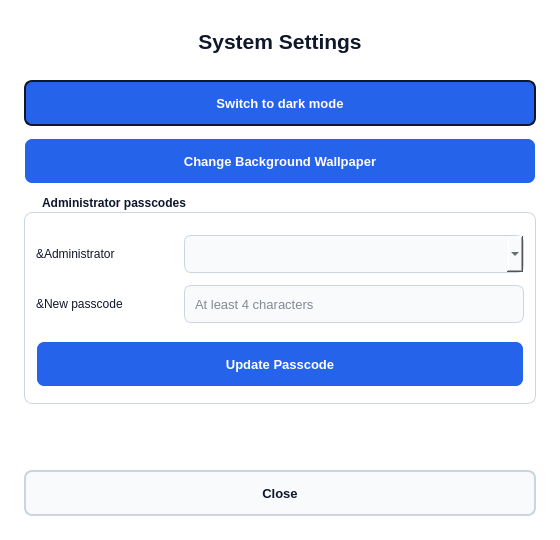
<?xml version='1.0' encoding='utf-8'?>
<ui version="4.0">
 <class>SystemSettingsDialog</class>
 <widget class="QDialog" name="SystemSettingsDialog">
  <property name="windowTitle">
   <string>System settings</string>
  </property>
  <property name="geometry">
   <rect>
    <x>0</x>
    <y>0</y>
    <width>560</width>
    <height>540</height>
   </rect>
  </property>
  <widget class="QLabel" name="titleLbl">
   <property name="geometry">
    <rect>
     <x>24</x>
     <y>24</y>
     <width>512</width>
     <height>34</height>
    </rect>
   </property>
   <property name="wordWrap">
    <bool>true</bool>
   </property>
   <property name="textFormat">
    <enum>Qt::PlainText</enum>
   </property>
   <property name="text">
    <string>System Settings</string>
   </property>
   <property name="font">
    <font>
     <pointsize>16</pointsize>
     <bold>true</bold>
    </font>
   </property>
   <property name="alignment">
    <set>Qt::AlignCenter</set>
   </property>
  </widget>
  <widget class="QPushButton" name="toggleThemeBtn">
   <property name="geometry">
    <rect>
     <x>24</x>
     <y>80</y>
     <width>512</width>
     <height>46</height>
    </rect>
   </property>
   <property name="minimumSize">
    <size>
     <width>0</width>
     <height>45</height>
    </size>
   </property>
   <property name="cursor">
    <cursorShape>PointingHandCursor</cursorShape>
   </property>
   <property name="font">
    <font>
     <pointsize>10</pointsize>
     <bold>true</bold>
    </font>
   </property>
   <property name="text">
    <string>Switch to dark mode</string>
   </property>
  </widget>
  <widget class="QPushButton" name="changeWallpaperBtn">
   <property name="geometry">
    <rect>
     <x>24</x>
     <y>138</y>
     <width>512</width>
     <height>46</height>
    </rect>
   </property>
   <property name="text">
    <string>Change Background Wallpaper</string>
   </property>
   <property name="minimumSize">
    <size>
     <width>0</width>
     <height>45</height>
    </size>
   </property>
   <property name="cursor">
    <cursorShape>PointingHandCursor</cursorShape>
   </property>
   <property name="font">
    <font>
     <pointsize>10</pointsize>
     <bold>true</bold>
    </font>
   </property>
  </widget>
  <widget class="QGroupBox" name="groupBox">
   <property name="geometry">
    <rect>
     <x>24</x>
     <y>196</y>
     <width>512</width>
     <height>208</height>
    </rect>
   </property>
   <property name="title">
    <string>Administrator passcodes</string>
   </property>
   <property name="font">
    <font>
     <bold>true</bold>
    </font>
   </property>
   <widget class="QLabel" name="lblCat">
    <property name="geometry">
     <rect>
      <x>12</x>
      <y>39</y>
      <width>138</width>
      <height>38</height>
     </rect>
    </property>
    <property name="wordWrap">
     <bool>true</bool>
    </property>
    <property name="textFormat">
     <enum>Qt::PlainText</enum>
    </property>
    <property name="text">
     <string>&amp;Administrator</string>
    </property>
   </widget>
   <widget class="QComboBox" name="workshopCombo">
    <property name="geometry">
     <rect>
      <x>160</x>
      <y>39</y>
      <width>340</width>
      <height>38</height>
     </rect>
    </property>
    <property name="minimumSize">
     <size>
      <width>0</width>
      <height>35</height>
     </size>
    </property>
    <property name="font">
     <font>
      <pointsize>10</pointsize>
     </font>
    </property>
   </widget>
   <widget class="QLabel" name="lblCode">
    <property name="geometry">
     <rect>
      <x>12</x>
      <y>89</y>
      <width>138</width>
      <height>38</height>
     </rect>
    </property>
    <property name="wordWrap">
     <bool>true</bool>
    </property>
    <property name="textFormat">
     <enum>Qt::PlainText</enum>
    </property>
    <property name="text">
     <string>&amp;New passcode</string>
    </property>
   </widget>
   <widget class="QLineEdit" name="newPasscodeInput">
    <property name="placeholderText">
     <string>At least 4 characters</string>
    </property>
    <property name="geometry">
     <rect>
      <x>160</x>
      <y>89</y>
      <width>340</width>
      <height>38</height>
     </rect>
    </property>
    <property name="minimumSize">
     <size>
      <width>0</width>
      <height>35</height>
     </size>
    </property>
    <property name="echoMode">
     <enum>QLineEdit::Password</enum>
    </property>
    <property name="font">
     <font>
      <pointsize>10</pointsize>
     </font>
    </property>
   </widget>
   <widget class="QPushButton" name="savePasscodeBtn">
    <property name="geometry">
     <rect>
      <x>12</x>
      <y>145</y>
      <width>488</width>
      <height>46</height>
     </rect>
    </property>
    <property name="text">
     <string>Update Passcode</string>
    </property>
    <property name="minimumSize">
     <size>
      <width>0</width>
      <height>40</height>
     </size>
    </property>
    <property name="cursor">
     <cursorShape>PointingHandCursor</cursorShape>
    </property>
    <property name="font">
     <font>
      <pointsize>10</pointsize>
      <bold>true</bold>
     </font>
    </property>
   </widget>
  </widget>
  <widget class="QPushButton" name="closeBtn">
   <property name="geometry">
    <rect>
     <x>24</x>
     <y>470</y>
     <width>512</width>
     <height>46</height>
    </rect>
   </property>
   <property name="text">
    <string>Close</string>
   </property>
   <property name="minimumSize">
    <size>
     <width>0</width>
     <height>45</height>
    </size>
   </property>
   <property name="cursor">
    <cursorShape>PointingHandCursor</cursorShape>
   </property>
   <property name="font">
    <font>
     <pointsize>10</pointsize>
     <bold>true</bold>
    </font>
   </property>
  </widget>
  <property name="styleSheet">
   <string notr="true">QDialog { background-color: #FFFFFF; color: #0F172A; }
QLabel { color: #0F172A; background: transparent; }
QLineEdit, QComboBox { background-color: #F8FAFC; color: #0F172A; border: 1px solid #CBD5E1; border-radius: 7px; padding: 8px; }
QLineEdit:focus, QComboBox:focus { border: 1px solid #2563EB; }
QComboBox QAbstractItemView { background-color: #F8FAFC; color: #0F172A; selection-background-color: #2563EB; selection-color: white; border: 1px solid #CBD5E1; }
QPushButton { background-color: #2563EB; color: white; border: 2px solid transparent; border-radius: 8px; padding: 2px 14px; }
QPushButton:focus, QPushButton:default { border-color: #0F172A; }
QPushButton:hover { border-color: #CBD5E1; }
QPushButton:disabled { background-color: #CBD5E1; color: #0F172A; }
QPushButton#cancelBtn, QPushButton#closeBtn { background-color: #F8FAFC; color: #0F172A; border-color: #CBD5E1; }
QGroupBox { color: #0F172A; border: 1px solid #CBD5E1; border-radius: 8px; margin-top: 16px; padding-top: 10px; }
QGroupBox::title { subcontrol-origin: margin; left: 12px; padding: 0 4px; }</string>
  </property>
  <property name="font">
   <font>
    <family>Segoe UI</family>
    <pointsize>10</pointsize>
   </font>
  </property>
  <property name="minimumSize">
   <size>
    <width>560</width>
    <height>540</height>
   </size>
  </property>
 </widget>
 <tabstops>
  <tabstop>toggleThemeBtn</tabstop>
  <tabstop>changeWallpaperBtn</tabstop>
  <tabstop>workshopCombo</tabstop>
  <tabstop>newPasscodeInput</tabstop>
  <tabstop>savePasscodeBtn</tabstop>
  <tabstop>closeBtn</tabstop>
 </tabstops>
</ui>
